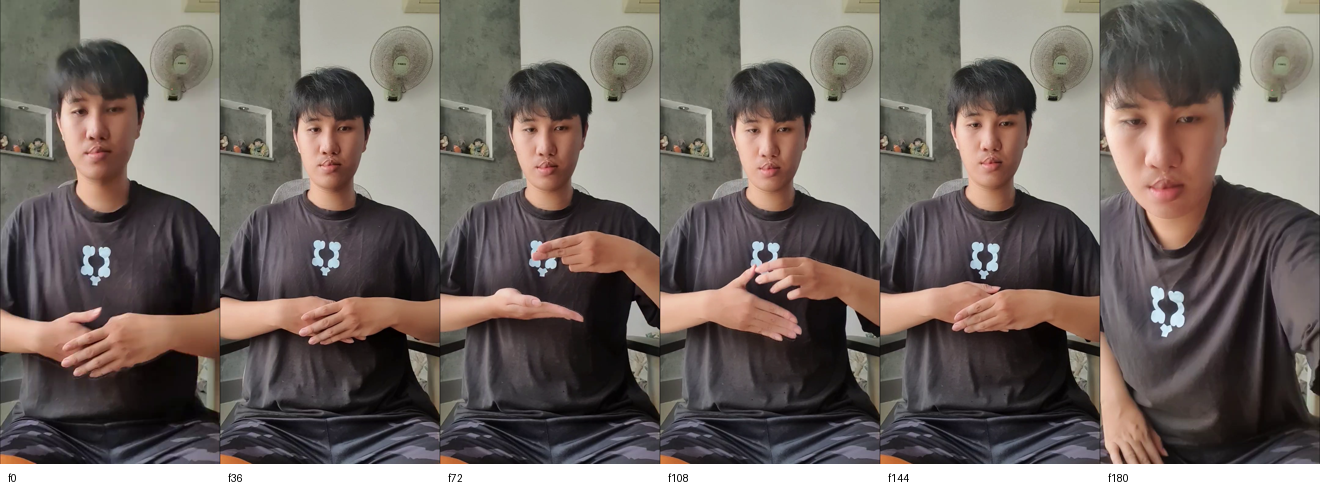
#> input picture tmp_analysis/7842195253917_contact.png, 1320 x 498 px, given in place of 992931.mp4, which was not available
$ python inspect_videos.py   (older library calls are emulated)
#> lines starting #> are read from the running program, lines starting #| are printed output that depends on the picture; pictures that were not available may be replaced by others from this repository, and a replacement may not be noted
import json
from pathlib import Path

import cv2
import numpy as np
from PIL import Image, ImageDraw


VIDEOS = [
    Path("/mnt/c/Users/Acer Nitro/Downloads/992931.mp4"),
    Path("/mnt/c/Users/Acer Nitro/Downloads/7842195253917.mp4"),
]
OUT_DIR = Path("/mnt/d/Documents/hoc_ky_8/Thi_giac_may_tinh/Cuoi_ky/vsl-recognition/tmp_analysis")


def main():
    OUT_DIR.mkdir(exist_ok=True)
    report = {}

    for video_path in VIDEOS:
        cap = cv2.VideoCapture(str(video_path))
        if not cap.isOpened():
            report[video_path.name] = {"error": "cannot_open"}
            continue

        fps = cap.get(cv2.CAP_PROP_FPS) or 0.0
        frame_count = int(cap.get(cv2.CAP_PROP_FRAME_COUNT) or 0)
        width = int(cap.get(cv2.CAP_PROP_FRAME_WIDTH) or 0)
        height = int(cap.get(cv2.CAP_PROP_FRAME_HEIGHT) or 0)
        duration = frame_count / fps if fps and frame_count else None

        positions = np.linspace(0, max(frame_count - 1, 0), 6, dtype=int) if frame_count else np.array([], dtype=int)
        frames = []
        brightness = []
        blur = []

        for pos in positions:
            cap.set(cv2.CAP_PROP_POS_FRAMES, int(pos))
            ok, frame = cap.read()
            if not ok:
                continue
            rgb = cv2.cvtColor(frame, cv2.COLOR_BGR2RGB)
            frames.append((int(pos), rgb))

            gray = cv2.cvtColor(frame, cv2.COLOR_BGR2GRAY)
            brightness.append(float(gray.mean()))
            blur.append(float(cv2.Laplacian(gray, cv2.CV_64F).var()))
#> this loop made 6 passes
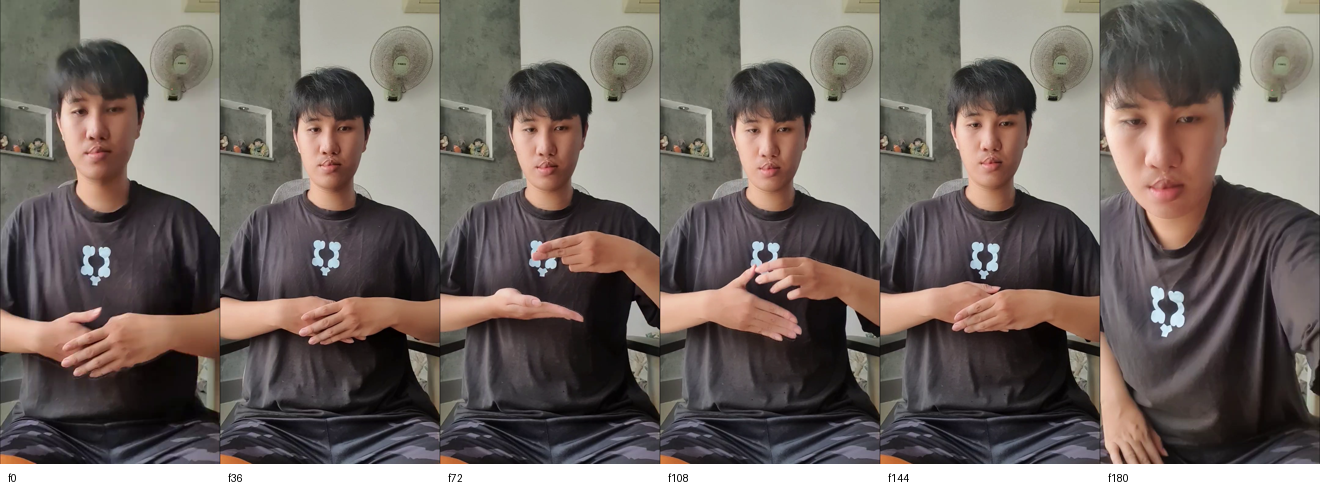
#> input picture tmp_analysis/7842195253917_contact.png, 1320 x 498 px, given in place of 992931.mp4, which was not available
#> pass 1, in main, `gray = cv2.cvtColor(frame, cv2.COLOR_BGR2GRAY)`:
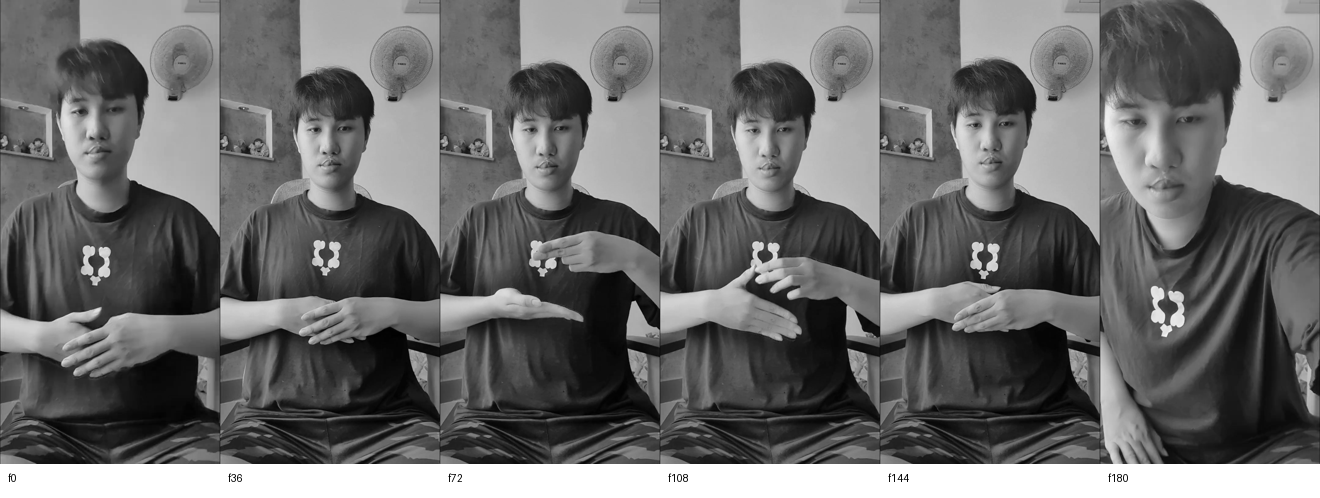
#> gray: shape (498, 1320); min 0, max 255, mean 108.9
#> frame is the input picture: shape (498, 1320, 3); mean B, G, R 101.7, 106.6, 116.1
#> after the loop, blur = [680, 680, 680, 680, 680, 680]; brightness = [108.9, 108.9, 108.9, 108.9, 108.9, 108.9]; frames = 6 items

        cap.release()

        report[video_path.name] = {
            "fps": fps,
            "frame_count": frame_count,
            "width": width,
            "height": height,
            "duration": duration,
            "sample_brightness_mean": float(np.mean(brightness)) if brightness else None,
            "sample_blur_var_mean": float(np.mean(blur)) if blur else None,
        }

        if frames:
            thumb_w = 220
            thumb_h = int(thumb_w * height / max(width, 1)) if width and height else 124
            canvas = Image.new("RGB", (thumb_w * len(frames), thumb_h + 34), "white")
#> canvas: PIL image 1320x117 RGB; every value is 255
            draw = ImageDraw.Draw(canvas)
            for idx, (pos, rgb) in enumerate(frames):
                img = Image.fromarray(rgb).resize((thumb_w, thumb_h))
                x = idx * thumb_w
                canvas.paste(img, (x, 0))
                draw.text((x + 8, thumb_h + 8), f"f{pos}", fill="black")
#> this loop made 6 passes
#> x on passes 1 to 6: 0, 220, 440, 660, 880, 1100
#> pass 1, in main, `img = Image.fromarray(rgb).resize((thumb_w, thumb_h))`:
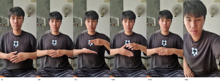
#> img: PIL image 220x83 RGB; mean R, G, B 116.1, 106.5, 101.6
#> after the loop:
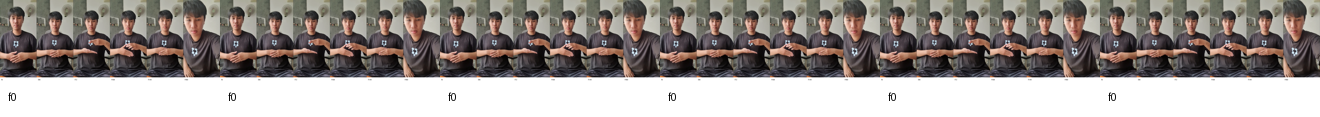
#> canvas: PIL image 1320x117 RGB; mean R, G, B 156.2, 149.4, 146
            canvas.save(OUT_DIR / f"{video_path.stem}_contact.png")

    with open(OUT_DIR / "video_report.json", "w", encoding="utf-8") as f:
        json.dump(report, f, ensure_ascii=False, indent=2)

    print(json.dumps(report, ensure_ascii=False, indent=2))
#> (printed output is left out)


if __name__ == "__main__":
    main()
